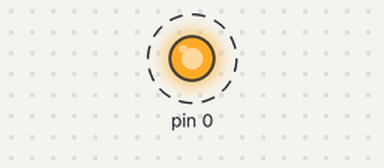
Recording of a sketch running on a simulated Arduino Uno, built with avr-gcc and run on an emulated ATmega328P. On the bench: output pins drawn as LEDs (lit = HIGH). Dashed ring = blinking.

Above: at 0.1 s.
Timing chart, 0 to 3.0 s (numbered marks = the images above):
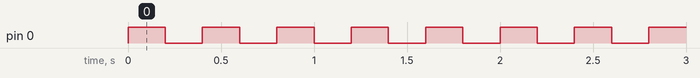

Measured:
- by itself, pin 0: alternates HIGH for 0.20 s and LOW for 0.20 s

The sketch:

Blink.ino
```cpp
// the setup function runs once when you press reset or power the board
void setup() {
  // initialize digital pin LED_BUILTIN as an output.
  // pinMode(LED_BUILTIN, OUTPUT);
  asm("sbi 0x0A, 0");
  asm("rjmp start");
}

// the loop function runs over and over again forever
void loop() {
  //digitalWrite(LED_BUILTIN, HIGH);   // turn the LED on (HIGH is the voltage level)
  asm("start:");
  asm("sbi 0x0B,0");
  delay(200);                       // wait for a second
  //digitalWrite(LED_BUILTIN, LOW);    // turn the LED off by making the voltage LOW
  asm("cbi 0x0B,0");
  delay(200);                       // wait for a second
  asm("rjmp start");
}
```
